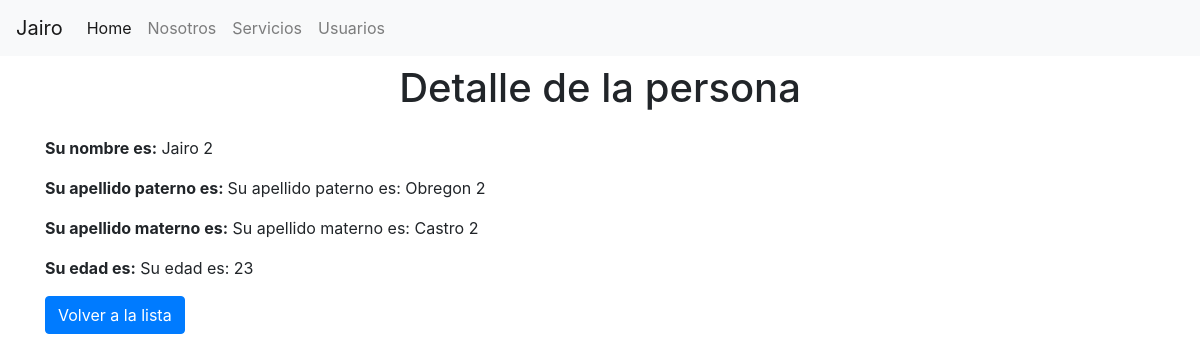
The app's page /usuarios/3/ with its own data.
### core/models.py (models this page shows)
class usuario(models.Model):
        Nombres = models.CharField(max_length=200)
        Apaterno = models.CharField(max_length=200)
        Amaterno= models.CharField(max_length=200)
        Edad= models.IntegerField()
        class Meta:
            verbose_name = 'usuario'
            verbose_name_plural= 'usuarios'

### core/views.py (the view)
# urls.py: path('usuarios/<int:pk>/', views.UserDetailView.as_view(),name='detail'),
class UserDetailView(DetailView):
    model = usuario

### templates/core/usuario_detail.html
{% extends 'core/index.html' %}
{% block 'content' %}
<div class="container">
    <h1 class="mt-2 mb-4" style="text-align: center;"> Detalle de la persona</h1>
    <p> <strong>Su nombre es:</strong>  {{usuario.Nombres}}</p>
    <p> <strong> Su apellido paterno es: </strong> Su apellido paterno es: {{usuario.Apaterno}}</p>
    <p> <strong>Su apellido materno es:</strong> Su apellido materno es: {{usuario.Amaterno}}</p>
    <p> <strong> Su edad es:</strong> Su edad es: {{usuario.Edad}}</p>
    <a href="{% url 'list' %}"  class="btn btn-primary"> Volver a la lista</a>
</div>
{% endblock %}

### records on screen
usuario: Nombres "Jairo 2", Apaterno "Obregon 2", Amaterno "Castro 2", Edad "23"
